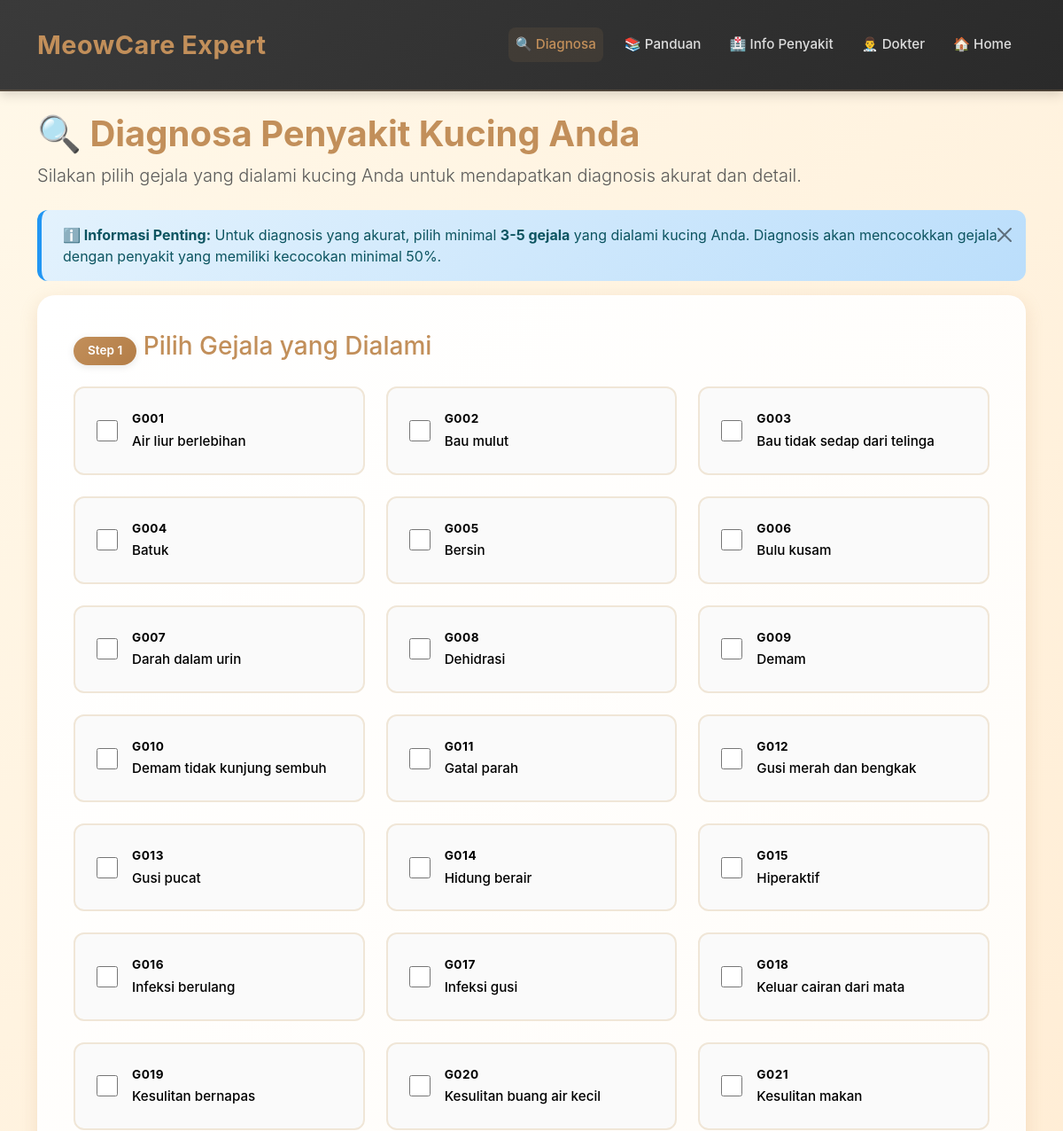
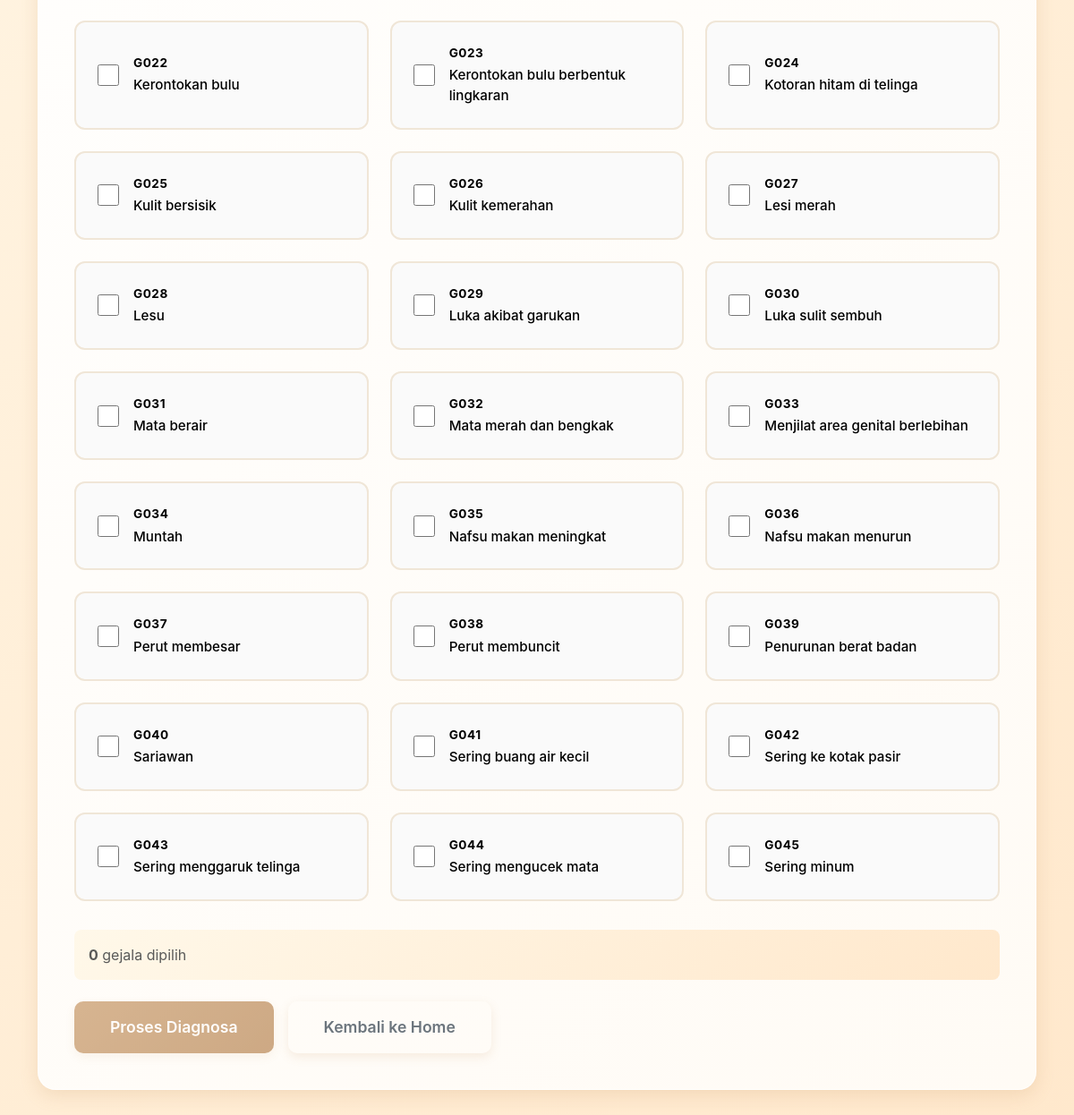
Screenshot of /user/diagnosa.php with the database file from the repository (2 pictures, top to bottom).
### tables this page shows
CREATE TABLE symptom (
    id INT AUTO_INCREMENT PRIMARY KEY,
    code VARCHAR(10),
    name VARCHAR(200)
);

### user/diagnosa.php (the view, shortened to what this page needs)
<?php
require_once "../inc/config.php";
$symptoms = $pdo->query("SELECT * FROM symptom ORDER BY code")->fetchAll(PDO::FETCH_ASSOC);
?>
<!DOCTYPE html>
<html lang="id">
<head>
    <link href="https://cdnjs.cloudflare.com/ajax/libs/bootstrap/5.3.0/css/bootstrap.min.css" rel="stylesheet">
    <link rel="stylesheet" href="../assets/user/style.css">
</head>
<body>
<nav class="navbar navbar-expand-lg navbar-dark">
    <div class="container-lg">
        <a class="navbar-brand" href="index.php">
            <span style="font-size: 1.8rem; font-weight: 700; letter-spacing: 0.5px;">MeowCare Expert</span>
        </a>
        <div class="collapse navbar-collapse" id="navbarNav">
            <ul class="navbar-nav ms-auto">
                <li class="nav-item">
                    <a class="nav-link active" href="diagnosa.php">🔍 Diagnosa</a>
                </li>
                <?php if (isset($_SESSION['user_id'])): ?>
                    <li class="nav-item">
                        <a class="nav-link" href="guide.php">📚 Panduan</a>
                    </li>
                    <li class="nav-item">
                        <a class="nav-link" href="diseases.php">🏥 Info Penyakit</a>
                    </li>
                    <li class="nav-item">
                        <a class="nav-link" href="doctors.php">👨‍⚕️ Dokter</a>
                    </li>
                    <li class="nav-item">
                        <a class="nav-link" href="logout.php">🚪 Logout</a>
                    </li>
                <?php else: ?>
                    <li class="nav-item">
                        <a class="nav-link" href="guide.php">📚 Panduan</a>
                    </li>
                    <li class="nav-item">
                        <a class="nav-link" href="diseases.php">🏥 Info Penyakit</a>
                    </li>
                    <li class="nav-item">
                        <a class="nav-link" href="doctors.php">👨‍⚕️ Dokter</a>
                    </li>
                    <li class="nav-item">
                        <a class="nav-link" href="index.php">🏠 Home</a>
                    </li>
                <?php endif; ?>
            </ul>
        </div>
    </div>
</nav>
<div class="container-lg" style="padding-top: 1.5rem; padding-bottom: 1.5rem;">
    <h1 class="text-primary fw-bold mb-2">🔍 Diagnosa Penyakit Kucing Anda</h1>
    <p class="text-muted lead mb-4">Silakan pilih gejala yang dialami kucing Anda untuk mendapatkan diagnosis akurat dan detail.</p>
    <div class="alert alert-info alert-dismissible fade show" role="alert">
        <i class="bi bi-info-circle-fill"></i> <strong>ℹ️ Informasi Penting:</strong> Untuk diagnosis yang akurat, pilih minimal <strong>3-5 gejala</strong> yang dialami kucing Anda. Diagnosis akan mencocokkan gejala dengan penyakit yang memiliki kecocokan minimal 50%.
        <button type="button" class="btn-close" data-bs-dismiss="alert"></button>
    </div>
    <div class="content-wrapper">
        <form action="diagnosa_proses.php" method="POST" id="diagnosaForm">
            <h3 class="text-primary mb-4">
                <span class="badge badge-primary">Step 1</span> Pilih Gejala yang Dialami
            </h3>
            <?php if (empty($symptoms)): ?>
                <div class="alert alert-info">
                    <i class="bi bi-info-circle"></i> Tidak ada data gejala yang tersedia. Silakan hubungi administrator.
                </div>
            <?php else: ?>
                <div class="symptom-grid">
                    <?php foreach($symptoms as $s): ?>
                    <div class="symptom-card" onclick="toggleSymptom(this)">
                        <input type="checkbox" id="symptom_<?php echo $s['id']; ?>"
                               name="gejala[]" value="<?php echo $s['id']; ?>" class="symptom-checkbox"
                               onchange="toggleSymptomCard(this)">
                        <div class="symptom-info">
                            <span class="symptom-code"><?php echo htmlspecialchars($s['code']); ?></span>
                            <span class="symptom-name"><?php echo htmlspecialchars($s['name']); ?></span>
                        </div>
                    </div>
                    <?php endforeach; ?>
                </div>
                <div class="mt-4 p-3 bg-light rounded-3">
                    <p class="mb-0 text-muted">
                        <strong id="selectedCount">0</strong> gejala dipilih
                    </p>
                </div>
            <?php endif; ?>
            <div class="d-flex gap-3 mt-4">
                <button type="submit" class="btn btn-primary btn-lg" id="submitBtn" disabled>
                    <i class="bi bi-check-circle"></i> Proses Diagnosa
                </button>
                <a href="index.php" class="btn btn-outline-secondary btn-lg">
                    <i class="bi bi-arrow-left"></i> Kembali ke Home
                </a>
            </div>
        </form>
    </div>
</div>
</body>
</html>
</body>
</html>

### assets/user/style.css (style rules this page uses)
:root { --primary-color: #C28F5A; --primary-dark: #B37D47; --primary-light: #D9AE84; --secondary-color: #E7C29F; --dark-bg: #3a3a3a; --light-bg: #FFF8E9; --text-dark: #4A3728; --text-light: #6B4F3A; --border-color: #f0e6d7; --shadow-sm: 0 4px 12px rgba(194, 143, 90, 0.15); --shadow-md: 0 6px 20px rgba(194, 143, 90, 0.2); --shadow-lg: 0 10px 30px rgba(194, 143, 90, 0.25); --transition: all 0.3s cubic-bezier(0.4, 0, 0.2, 1); }
* { margin: 0; padding: 0; box-sizing: border-box; transition: var(--transition); }
body { background: linear-gradient(135deg, var(--light-bg) 0%, #FFE8CC 100%); font-family: 'Poppins', -apple-system, BlinkMacSystemFont, 'Segoe UI', sans-serif; color: var(--text-dark); min-height: 100vh; overflow-x: hidden; }
html, body { scroll-behavior: smooth; }
.navbar { background: linear-gradient(135deg, var(--dark-bg) 0%, #2a2a2a 100%) !important; box-shadow: 0 4px 12px rgba(0, 0, 0, 0.15) !important; padding: 1.5rem 0; position: sticky; top: 0; z-index: 1030; border-bottom: 2px solid rgba(194, 143, 90, 0.2); }
.navbar-brand { font-size: 0.4rem; font-weight: 700; color: var(--primary-color) !important; letter-spacing: -0.5px; display: flex; align-items: center; }
.nav-link { color: #ddd !important; font-weight: 500; font-size: 0.95rem; margin: 0 0.5rem; border-radius: 8px; transition: var(--transition); position: relative; }
.nav-link::after { content: ''; position: absolute; bottom: -5px; left: 0; width: 0; height: 2px; background: var(--primary-color); transition: width 0.3s ease; }
.nav-link:hover, .nav-link.active { color: var(--primary-color) !important; background: rgba(194, 143, 90, 0.1); }
.btn { font-weight: 600; border-radius: 10px; padding: 0.75rem 1.5rem; font-size: 0.95rem; box-shadow: var(--shadow-sm); border: none; transition: var(--transition); }
.btn-primary { background: linear-gradient(135deg, var(--primary-color) 0%, var(--primary-dark) 100%); color: white; border: none; }
.btn-lg { padding: 1rem 2.5rem; font-size: 1.1rem; }
.badge { padding: 0.6rem 1rem; border-radius: 20px; font-weight: 600; font-size: 0.85rem; box-shadow: 0 2px 8px rgba(0, 0, 0, 0.1); }
.badge-primary { background: linear-gradient(135deg, var(--primary-color) 0%, var(--primary-dark) 100%); color: white; }
.alert { border: none; border-radius: 12px; padding: 1rem 1.5rem; animation: slideInDown 0.4s ease; border-left: 5px solid; }
.alert-info { background: linear-gradient(135deg, #e3f2fd 0%, #bbdefb 100%); color: #0c5460; border-left-color: #2196f3; }
.content-wrapper { background: linear-gradient(135deg, #ffffff 0%, #fffbf5 100%); padding: 2.5rem; border-radius: 20px; box-shadow: var(--shadow-md); margin: 0 0 2rem 0; border: 1px solid rgba(255, 255, 255, 0.8); }
.symptom-grid { display: grid; grid-template-columns: repeat(auto-fill, minmax(280px, 1fr)); gap: 1.5rem; margin: 0 0 2rem 0; }
.symptom-card { display: flex; align-items: center; gap: 1rem; padding: 1.5rem; background: #fafafa; border: 2px solid var(--border-color); border-radius: 12px; cursor: pointer; transition: var(--transition); }
.symptom-checkbox { width: 24px; height: 24px; cursor: pointer; }
.symptom-info { display: flex; flex-direction: column; gap: 0.25rem; flex: 1; }
.symptom-code { font-weight: 700; color: #000000; font-size: 0.85rem; text-transform: uppercase; letter-spacing: 0.5px; word-break: break-word; }
.symptom-name { color: #000000; font-size: 0.95rem; font-weight: 500; word-break: break-word; }
.text-primary { color: var(--primary-color) !important; }
.bg-light { background: linear-gradient(135deg, var(--light-bg) 0%, #FFE8CC 100%) !important; }

### rows the page displays
symptom: code "G001", name "Air liur berlebihan"
symptom: code "G002", name "Bau mulut"
symptom: code "G003", name "Bau tidak sedap dari telinga"
symptom: code "G004", name "Batuk"
symptom: code "G005", name "Bersin"
symptom: code "G006", name "Bulu kusam"
symptom: code "G007", name "Darah dalam urin"
symptom: code "G008", name "Dehidrasi"
symptom: code "G009", name "Demam"
symptom: code "G010", name "Demam tidak kunjung sembuh"
symptom: code "G011", name "Gatal parah"
symptom: code "G012", name "Gusi merah dan bengkak"
symptom: code "G013", name "Gusi pucat"
symptom: code "G014", name "Hidung berair"
symptom: code "G015", name "Hiperaktif"
symptom: code "G016", name "Infeksi berulang"
symptom: code "G017", name "Infeksi gusi"
symptom: code "G018", name "Keluar cairan dari mata"
symptom: code "G019", name "Kesulitan bernapas"
symptom: code "G020", name "Kesulitan buang air kecil"
symptom: code "G021", name "Kesulitan makan"
symptom: code "G022", name "Kerontokan bulu"
symptom: code "G023", name "Kerontokan bulu berbentuk lingkaran"
symptom: code "G024", name "Kotoran hitam di telinga"
symptom: code "G025", name "Kulit bersisik"
symptom: code "G026", name "Kulit kemerahan"
symptom: code "G027", name "Lesi merah"
symptom: code "G028", name "Lesu"
symptom: code "G029", name "Luka akibat garukan"
symptom: code "G030", name "Luka sulit sembuh"
symptom: code "G031", name "Mata berair"
symptom: code "G032", name "Mata merah dan bengkak"
symptom: code "G033", name "Menjilat area genital berlebihan"
symptom: code "G034", name "Muntah"
symptom: code "G035", name "Nafsu makan meningkat"
symptom: code "G036", name "Nafsu makan menurun"
symptom: code "G037", name "Perut membesar"
symptom: code "G038", name "Perut membuncit"
symptom: code "G039", name "Penurunan berat badan"
symptom: code "G040", name "Sariawan"
symptom: code "G041", name "Sering buang air kecil"
symptom: code "G042", name "Sering ke kotak pasir"
symptom: code "G043", name "Sering menggaruk telinga"
symptom: code "G044", name "Sering mengucek mata"
symptom: code "G045", name "Sering minum"
